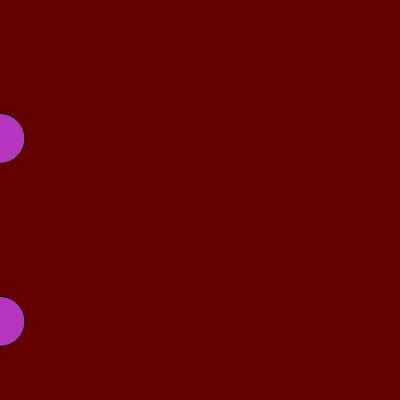
Frame 1 (no input)
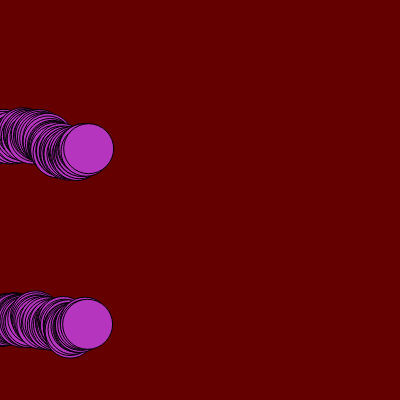
Frame 60 (no input)
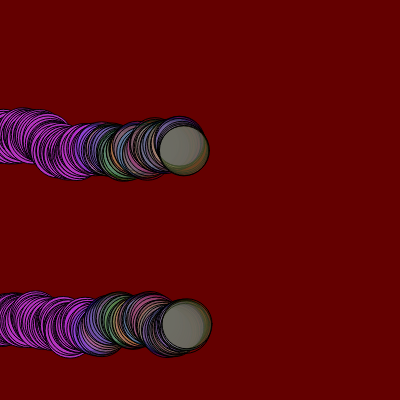
Frame 120 (the mouse pressed at the canvas centre since frame 60)

The p5.js sketch that drew these frames (run headless with seeded random() and noise() and a simulated clock; from frame 60 on, the mouse is pressed at the canvas centre):

// p5.js sketch
// ── sketch.js
let cor;
let circuloX;
let circuloY;

function setup() {
  createCanvas(400, 400);
  background(color(100, 0, 0));
  cor = color(random(0, 255), random(0, 255), random(0, 255));
  
    circuloX = [0, 0, 0];
    circuloY = [random(height), random(height)];
}

function draw() {
  fill(cor);
  
  for(let contador in circuloX) {
  circle(circuloX[contador], circuloY[contador], 50);
  circuloX[contador]+=random(0,3);
  circuloY[contador]+=random(-3,3);
    
  if(circuloX[contador]>=width){
    circuloX[contador]=0;
    circuloY[contador]=random(height);
   }
  }
  
  if(mouseIsPressed) {
    cor = color(random(0, 255), random(0, 255) , random(0, 255), random(0, 100));
                }
}
